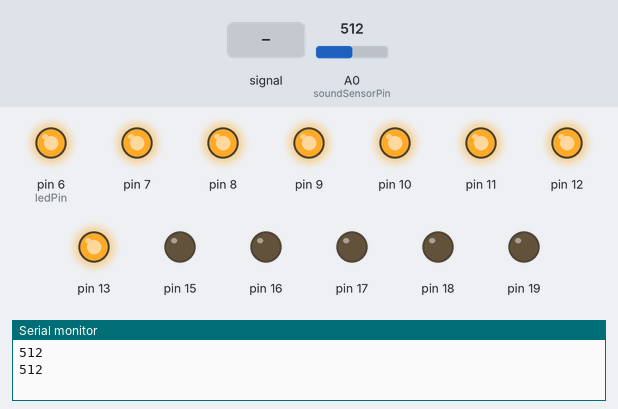
A sketch run on a simulated Arduino Uno, built with avr-gcc and run on an emulated ATmega328P. Parts: output pins drawn as LEDs (lit = HIGH), the last lines printed to the serial monitor. The test bench sets the inputs (shaded band); at power-on: A0 (soundSensorPin) = 512. Pins used as bus, display or sensor lines are not drawn.

Above: at 3.6 s.
3.7 s: A0 (soundSensorPin) fed a 200 Hz sine of ±81 counts around its level
At 7.2 s:
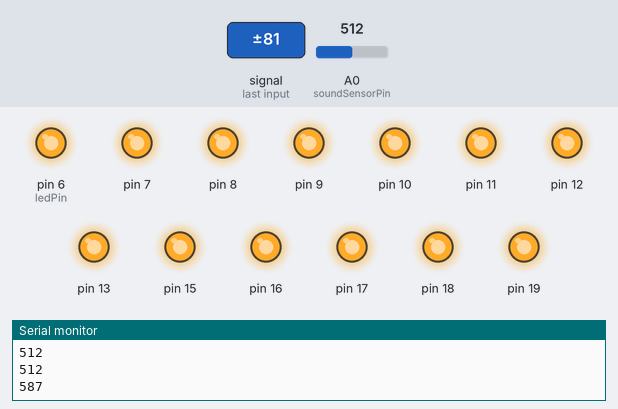
7.3 s: A0 (soundSensorPin) set to 489
At 8.6 s:
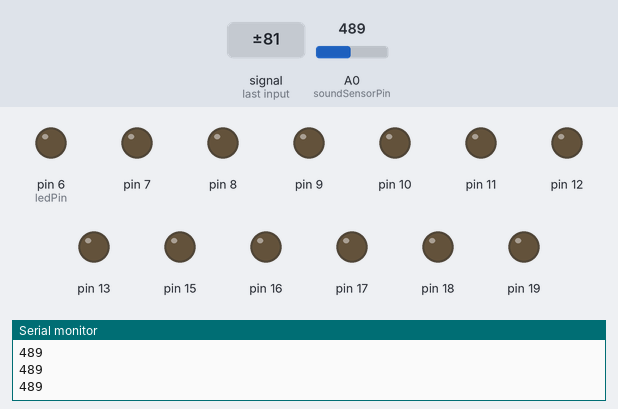
10.9 s: A0 (soundSensorPin) set to 900
At 11.05 s:
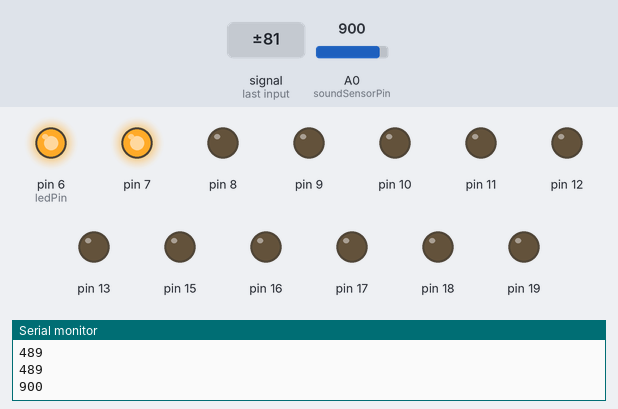
14.5 s: A0 (soundSensorPin) set to 1023
18.1 s: A0 (soundSensorPin) set to 561
21.7 s: A0 (soundSensorPin) set to 543
At 26.1 s:
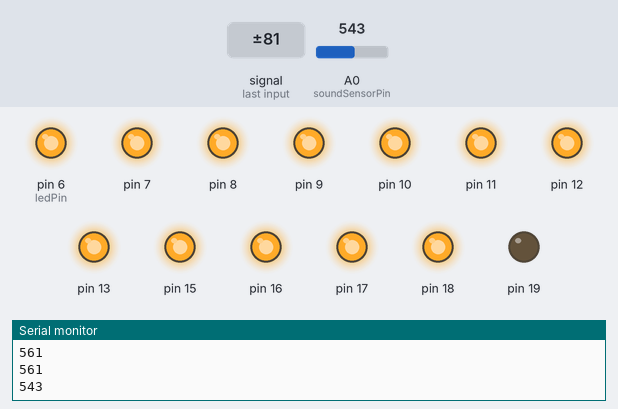
Timing chart, 0 to 26.3 s (numbered marks = the images above; inputs shaded):
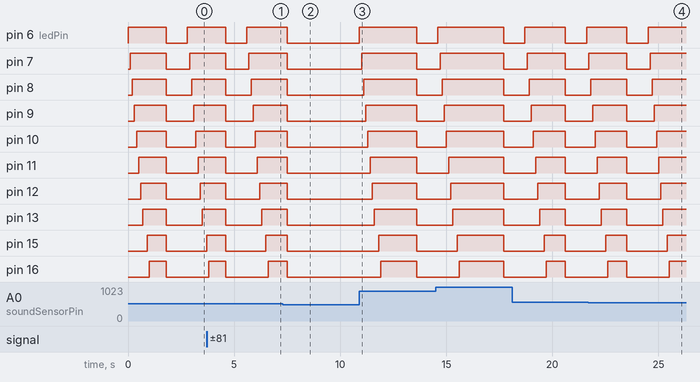

The sketch:

applaudimetre.ino
```cpp
const int soundSensorPin = A0;   // Broche analogique pour le capteur de son
const int ledPin = 6;           // Broche pour la première LED de la série
const int numLEDs = 26;         // Nombre de LED dans la série

int threshold = 500;            // Seuil pour détecter un applaudissement

void setup() {
  pinMode(ledPin, OUTPUT);
  for (int i = 1; i < numLEDs; i++) {
    pinMode(ledPin + i, OUTPUT);
  }
  Serial.begin(9600);
}

void loop() {
  int soundLevel = analogRead(soundSensorPin);  // Lecture du niveau de son
  Serial.println(soundLevel);                    // Affichage du niveau de son (facultatif)

  if (soundLevel > threshold) {
    applause(soundLevel);  // Appel de la fonction pour allumer les LED en fonction de l'intensité du son
    delay(1000); // Délai pour éviter de détecter plusieurs applaudissements rapides
  }
}

void applause(int soundLevel) {
  int numLEDsToLight = map(soundLevel, 0, 1023, 0, numLEDs);  // Conversion du niveau de son en nombre de LED à allumer

  for (int i = 0; i < numLEDsToLight; i++) {
    digitalWrite(ledPin + i, HIGH);  // Allume chaque LED dans la série jusqu'à numLEDsToLight
    delay(100);                      // Délai entre chaque allumage de LED pour un effet progressif
  }

  delay(500);  // Temps d'affichage des LED allumées

  for (int i = 0; i < numLEDs; i++) {
    digitalWrite(ledPin + i, LOW);   // Éteint chaque LED dans la série
  }
}
```

Measured:
- the behaviour switches between 501 and 500 on A0 (soundSensorPin) (found by bisection; images 1 and 2)
- the behaviour switches between 551 and 550 on A0 (soundSensorPin) (found by bisection; images 3 and 4)
- after the input at 3.7 s, pin 19: LOW → HIGH after 3.2 s
- after the input at 7.3 s, pin 6 (ledPin), pin 7–13, pin 15–18: goes on until 7.5 s, then stays LOW
- after the input at 10.9 s, pin 6 (ledPin): LOW → HIGH at once, → LOW 2.7 s later; pin 7: LOW → HIGH after 0.11 s, → LOW 2.6 s later; pin 8: LOW → HIGH after 0.21 s, → LOW 2.5 s later; pin 9: LOW → HIGH after 0.31 s, → LOW 2.4 s later; pin 10: LOW → HIGH after 0.41 s, → LOW 2.3 s later
- after the input at 21.7 s, pin 19: goes on until 23.5 s, then stays LOW
